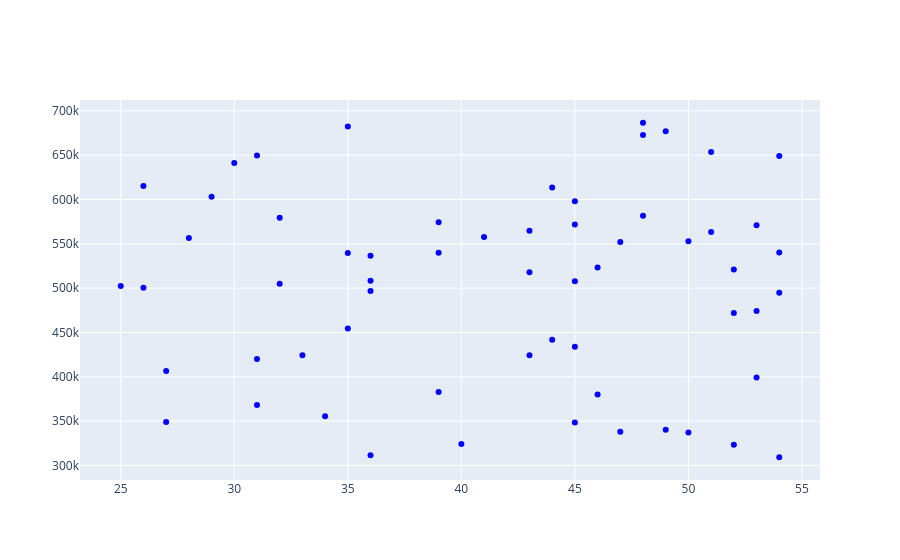

Source (notebook cell):
### Code cell
#Next we will create a scatter plot by using the add_trace function and use the go.scatter() function within it
# In go.Scatter we define the x-axis data,y-axis data and define the mode as markers with color of the marker as blue
fig.add_trace(go.Scatter(x=age_array, y=income_array, mode='markers', marker=dict(color='blue')))

### Figure 1 — Plotly figure (JSON) as saved in the notebook; plotly's stock layout.template omitted (floating-point values rounded to 4 significant figures)
{"data": [{"marker": {"color": "blue"}, "mode": "markers", "type": "scatter", "x": [31, 44, 53, 39, 35, 32, 53, 45, 31, 50, 43, 47, 35, 35, 48, 45, 28, 32, 48, 27, 46, 45, 26, 48, 36, 54, 30, 26, 52, 45, 25, 36, 50, 46, 53, 36, 49, 41, 51, 51, 34, 52, 52, 40, 39, 54, 54, 39, 54, 43, 36, 47, 44, 49, 27, 29, 43, 31, 45, 33], "y": [649457, 441699, 570936, 539931, 539629, 505041, 474073, 507624, 368148, 552801, 424243, 551995, 682318, 454555, 686502, 348555, 556508, 579303, 672654, 406530, 380077, 598064, 500551, 581601, 508261, 540181, 641097, 615139, 471829, 571836, 502283, 496769, 337065, 523165, 399299, 311534, 340397, 557750, 653531, 563160, 355591, 520884, 323247, 324300, 382798, 309268, 648951, 574329, 494776, 517851, 536584, 338044, 613358, 676896, 348984, 602918, 564712, 420151, 433767, 424375]}], "layout": {}}
